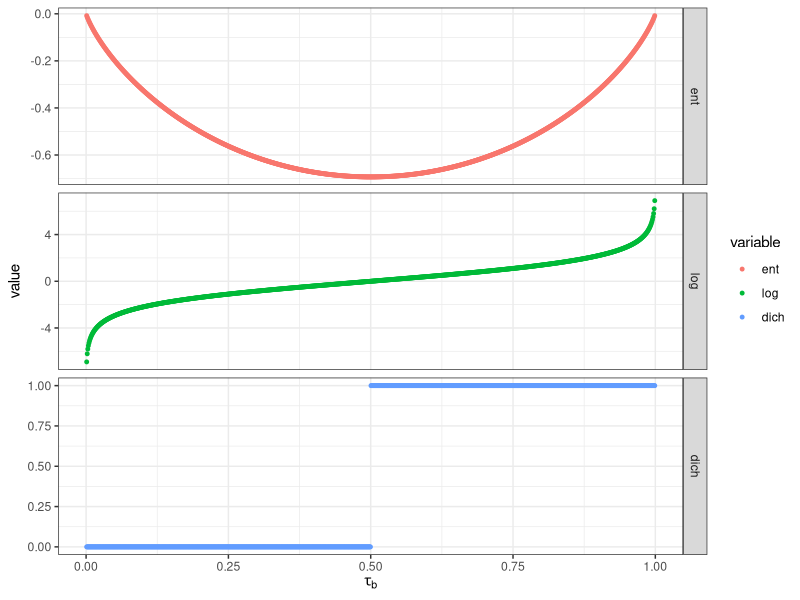

The R script that drew this image:
N = 1000

df.coord = data.frame('tau_a' = seq(0, 1, length.out = N))
df.coord$tau_b = 1 - df.coord$tau_a

df.coord = df.coord[apply(df.coord,1,prod) != 0,]

xlog = function(x) sum(x * log(x))
logR = function(x) log(x[2]/x[1])
dich = function(x) as.numeric(x[1] < x[2])


df = data.frame(
  df.coord,
  'ent' = apply(df.coord, 1, xlog),
  'log' = apply(df.coord, 1, logR),
  'dich' = apply(df.coord, 1, dich))

library(ggplot2)
library(reshape2)

d = melt(df, id.vars = c('tau_a', 'tau_b'))
ggplot(data=d) + 
  geom_point(aes(x=tau_b, y=value, col=variable), size=1) + 
  xlab(expression(tau[b])) + facet_grid('variable~.', scales ='free') + theme_bw()


